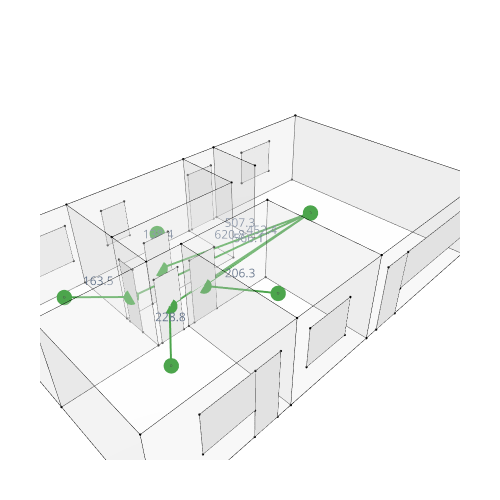

The notebook cell saved with this chart:
### Code cell
Topology.Show(cc_new, doors_new,windows_new,dual_graph_new, edges_new,mid_v_new, midpoint_vertices,
              vertexSizeKey="size",
              vertexColorKey="color",
              edgeWidthKey="width",
              edgeColorKey="color",
              edgeLabelKey="length",
              faceOpacity=0.3,
              backgroundColor="white",
              width=500,
              height=500,
              renderer=renderer,
              
             vertexLabelKey="label",
              showVertexLabel=True,
             
             
             )
